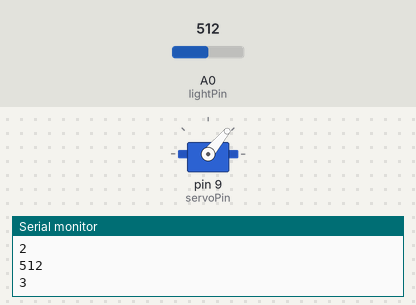
The sketch below on a simulated Arduino Uno, built with avr-gcc and run on an emulated ATmega328P. Parts: servo, the last lines printed to the serial monitor. The test bench sets the inputs (shaded band); at power-on: A0 (lightPin) = 512.

Above: at 1.26 s.
1.3 s: A0 (lightPin) set to 408
4.3 s: A0 (lightPin) set to 393
At 5.3 s:
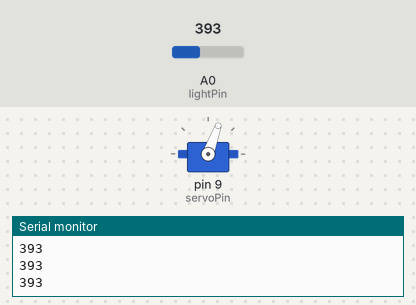
5.9 s: A0 (lightPin) set to 410
At 6.13 s:
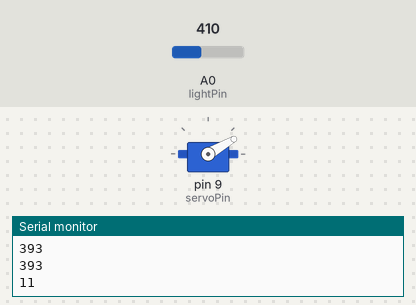
8.9 s: A0 (lightPin) set to 390
At 9.6 s:
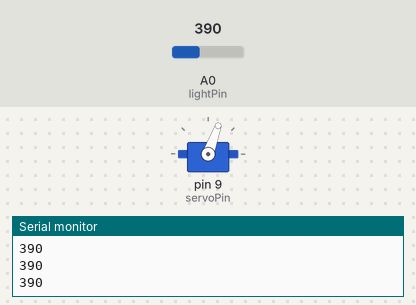
10.4 s: A0 (lightPin) set to 511
At 10.62 s:
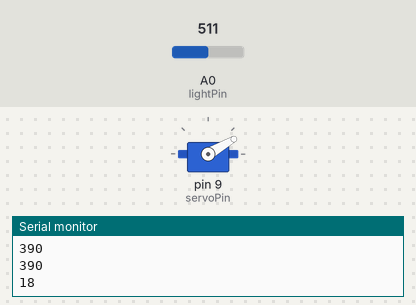
Timing chart, 0 to 14.4 s (numbered marks = the images above; inputs shaded):
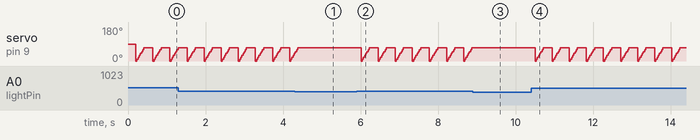

The sketch:

FFX_Dodger.ino
```cpp
// PhotoResistor (LDR) on pin A0
// Servo on pin 9

#include <Servo.h>

Servo servo1;

const int lightPin = A0;     // LDR Pin
const int servoPin = 9;      // Servo Pin
int angle = 0;               // Servo Angle
int servoMove = 70;          // The amount the servo moves in degrees
int count = 0;               // Counts number of dodges

// Begin serial communication with a computer if one is plugged in via USB
// Then links Servo Pin to Servo Object
void setup() {
Serial.begin(9600);
    servo1.attach(servoPin);
}

// Main program loop
void loop() {
 //This line is used for calibrating the arduino to your tv
 //It will print to your computer the current light level reading off of the LDR sensor
 //You can delete this line once you calibrate your code so you can see the dodge counter more easily
Serial.println(analogRead(lightPin));

 //Slight delay prevents the servo from trying to dodge the same lightning strike twice
delay(200);

// Checks to see if lightning has flashed
// The "400" is the number you will need to change that will trigger the servo to dodge in the game
if(analogRead(lightPin) >= 400){
  // The next two lines provide a counter of the number of lightning bolts currently dodged if you have the Arduino plugged into a PC
  count++;
  Serial.println(count);

  // Moves servo 70 degrees to press x button
  for (angle = 0; angle <= servoMove; angle += 10) {
    servo1.write(angle);
    delay(30);
  }

  // Moves servo 70 degrees back to its original position
  for (angle = servoMove; angle <= 0; angle -= 10) {
    servo1.write(angle);
    delay(30);
  }
  }

}
```

Measured:
- the behaviour switches between 400 and 399 on A0 (lightPin) (found by bisection; images 0 and 1)
- after the input at 4.3 s, servo on pin 9 (servoPin): goes on until 4.4 s, then stays 70°
- after the input at 5.9 s, servo on pin 9 (servoPin): 70° → 0° after 0.11 s, then repeats every 0.44 s: 10° 0.03 s, 20° 0.03 s, 30° 0.03 s, 40° 0.03 s, 50° 0.03 s, 60° 0.03 s, 70° 0.23 s, 0° 0.03 s
- after the input at 8.9 s, servo on pin 9 (servoPin): stops changing and stays 70°
- after the input at 10.4 s, servo on pin 9 (servoPin): 70° → 0° after 0.11 s, then repeats every 0.44 s: 10° 0.03 s, 20° 0.03 s, 30° 0.03 s, 40° 0.03 s, 50° 0.03 s, 60° 0.03 s, 70° 0.23 s, 0° 0.03 s
- by itself, servo on pin 9 (servoPin): repeats every 0.44 s: 10° 0.03 s, 20° 0.03 s, 30° 0.03 s, 40° 0.03 s, 50° 0.03 s, 60° 0.03 s, 70° 0.23 s, 0° 0.03 s
